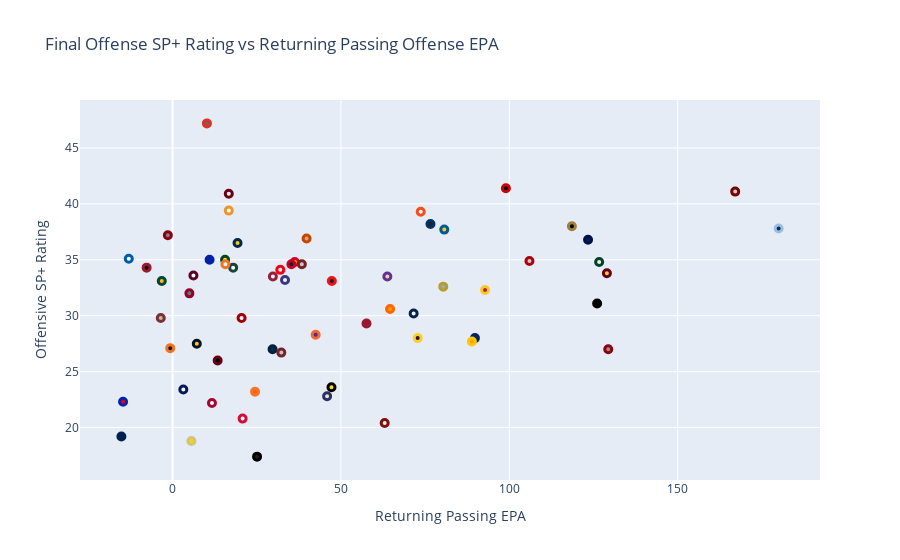

Write notebook code for a chart like this one.
### Code cell
fig = go.Figure()

fig.add_trace(go.Scatter(
    x=df['total_passing_ppa'],
    y=df['offense_rating'],
    text=df['team'],
    mode='markers',
    marker=dict(size=7, color=df['alt_color'], line=dict(width=3, color=df['color']))
))

fig.update_layout(title='Final Offense SP+ Rating vs Returning Passing Offense EPA',
                   xaxis_title='Returning Passing EPA',
                   yaxis_title='Offensive SP+ Rating',)

# Show that chart!
fig.show()

### Figure 1 — Plotly figure (JSON) as saved in the notebook; plotly's stock layout.template omitted (floating-point values rounded to 4 significant figures)
{"data": [{"marker": {"color": ["#f1f2f3", "#00205b", "#f1f2f3", "#000000", "#f1f2f3", "#ffb81c", "#a39161", "#ffc423", "#522d80", "#ffd200", "#f1f2f3", "#0021a5", "#ceb888", "#000000", "#002c56", "#fa6300", "#eeedeb", "#ffe100", "#FDCA2F", "#e8000d", "#e7d2ad", "#ffffff", "#cccccc", "#2b0d57", "#ffcd00", "#f0f0f0", "#FFCB05", "#ffffff", "#981a31", "#c8c8c8", "#000000", "#231f20", "#f5f1e7", "#13294b", "#d6cac1", "#666666", "#cccccc", "#ff9900", "#00205b", "#fee123", "#dea076", "#002e5c", "#231f20", "#a4a9ad", "#ffffff", "#000000", "#ffffff", "#0d1d37", "#f1f2f3", "#ffffff", "#f0f0f0", "#ffffff", "#231f20", "#ffc72c", "#ae2531", "#7e8083", "#231f20", "#ffffff", "#c2c1ba", "#000000", "#e8e3d3", "#6a747c", "#eaaa00", "#f7f7f7"], "line": {"color": ["#690014", "#002449", "#942139", "#9c1831", "#03244d", "#004834", "#88001a", "#031522", "#F66733", "#d1c57e", "#001A57", "#0021A5", "#782F40", "#CC0000", "#00223e", "#f77329", "#7D110C", "#000000", "#660015", "#0022B4", "#633194", "#005DAA", "#ad000a", "#fdd023", "#D5002B", "#004325", "#00274c", "#18453B", "#981a31", "#762123", "#000000", "#EF1216", "#F20017", "#99bfe5", "#372286", "#DE3121", "#7b0000", "#FF6500", "#001148", "#044520", "#c34500", "#00265D", "#003263", "#B89D29", "#d21034", "#670010", "#A80532", "#F37321", "#3C377D", "#EE9627", "#EE7524", "#5C0025", "#C80025", "#005C8E", "#ffc72c", "#890012", "#000000", "#f84c1e", "#74232D", "#9E7E38", "#2B2F64", "#94022a", "#FFC600", "#A00001"], "width": 3}, "size": 7}, "mode": "markers", "text": ["Alabama", "Arizona", "Arizona State", "Arkansas", "Auburn", "Baylor", "Boston College", "California", "Clemson", "Colorado", "Duke", "Florida", "Florida State", "Georgia", "Georgia Tech", "Illinois", "Indiana", "Iowa", "Iowa State", "Kansas", "Kansas State", "Kentucky", "Louisville", "LSU", "Maryland", "Miami", "Michigan", "Michigan State", "Minnesota", "Mississippi State", "Missouri", "NC State", "Nebraska", "North Carolina", "Northwestern", "Ohio State", "Oklahoma", "Oklahoma State", "Ole Miss", "Oregon", "Oregon State", "Penn State", "Pittsburgh", "Purdue", "Rutgers", "South Carolina", "Stanford", "Syracuse", "TCU", "Tennessee", "Texas", "Texas A&M", "Texas Tech", "UCLA", "USC", "Utah", "Vanderbilt", "Virginia", "Virginia Tech", "Wake Forest", "Washington", "Washington State", "West Virginia", "Wisconsin"], "type": "scatter", "x": [16.7, -15.2, 29.8, -7.7, 71.6, -3.2, 129.4, 7.2, 42.5, 5.6, 3.2, 11, -3.5, 99, 29.7, 24.5, 63, 47.2, 129, -14.7, 63.8, -13, 106, 72.8, 36.3, 126.7, 19.3, 18, 57.6, 38.4, 126.1, 47.3, 32, 180, null, 10.2, 167.1, 64.6, 123.4, 15.6, 39.8, 89.8, 76.6, 80.4, 20.8, 13.4, 11.7, -0.7, 33.4, 16.7, 15.7, 6.2, 35.3, 80.7, 92.8, -1.4, 25.1, 73.7, 32.3, 118.6, 45.9, 5, 88.9, 20.5], "y": [40.9, 19.2, 33.5, 34.3, 30.2, 33.1, 27, 27.5, 28.3, 18.8, 23.4, 35, 29.8, 41.4, 27, 23.2, 20.4, 23.6, 33.8, 22.3, 33.5, 35.1, 34.9, 28, 34.8, 34.8, 36.5, 34.3, 29.3, 34.6, 31.1, 33.1, 34.1, 37.8, 19.4, 47.2, 41.1, 30.6, 36.8, 35, 36.9, 28, 38.2, 32.6, 20.8, 26, 22.2, 27.1, 33.2, 39.4, 34.6, 33.6, 34.6, 37.7, 32.3, 37.2, 17.4, 39.3, 26.7, 38, 22.8, 32, 27.7, 29.8]}], "layout": {"autosize": true, "title": {"text": "Final Offense SP+ Rating vs Returning Passing Offense EPA"}, "xaxis": {"autorange": true, "range": [-27.64, 192.4], "title": {"text": "Returning Passing EPA"}, "type": "linear"}, "yaxis": {"autorange": true, "range": [14.8, 49.8], "title": {"text": "Offensive SP+ Rating"}, "type": "linear"}}}
